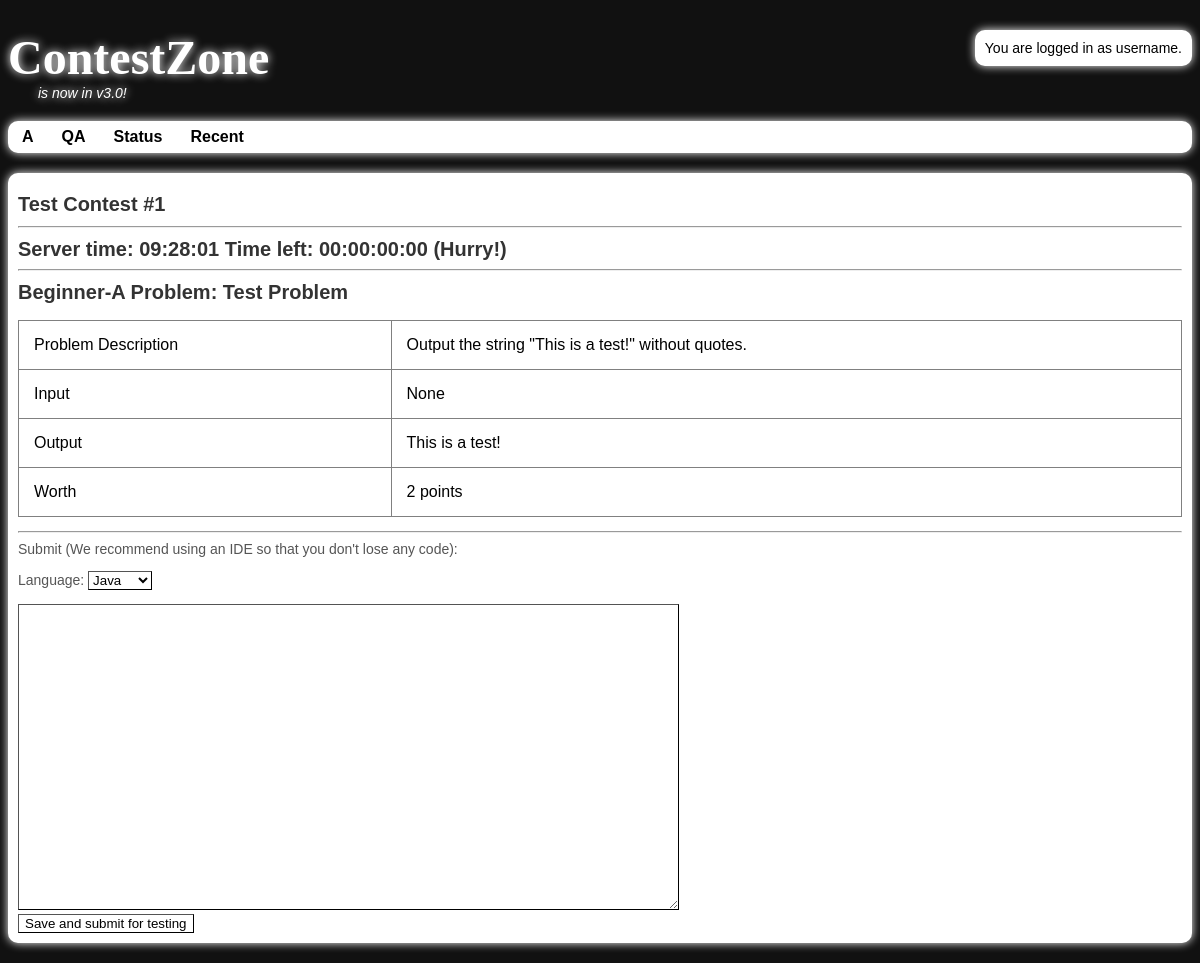
The app's page /?module=Problem&d=B1 with its own data.
### tables this page shows
CREATE TABLE IF NOT EXISTS `problems_tb11` (
  `problem_id` int(10) NOT NULL AUTO_INCREMENT,
  `author_id` int(10) NOT NULL,
  `contest_id` int(10) NOT NULL,
  `problem_name` varchar(64) NOT NULL,
  `problem_type` varchar(2) NOT NULL,
  `points` int(10) NOT NULL,
  `code` text NOT NULL,
  `statement` text NOT NULL,
  PRIMARY KEY (`problem_id`)
);

### mysqlLogin.php (called while the page is built, shortened)
<?php
function mysql_login($num) {
	$mysql_username = 'root';
	$mysql_password = 'pass';
	$result = mysql_connect('localhost', $mysql_username, $mysql_password);
	return $result;
}
?>

### loadproblem.php (the view, shortened to what this page needs)
<?php
global $problemTypeCurrent;
$contestID = $_SESSION['contest_id'];
require_once('mysqlLogin.php');
if(mysql_login(9)) {
$query = "SELECT problems_tb11.statement, problems_tb11.problem_name FROM contests_tb11, problems_tb11 WHERE contests_tb11.contest_id=".$contestID." AND problems_tb11.problem_id=contests_tb11.problem_".$problemTypeCurrent."_id;";
$result = mysql_query($query);
if($result) {
	$problem_statements = mysql_fetch_array($result);
}
$query = "SELECT submissions_tb11.code, submissions_tb11.language FROM contests_tb11, submissions_tb11, users_tb11 WHERE contests_tb11.contest_id=".$contestID." AND users_tb11.username='".$_SESSION['user']."' AND users_tb11.id=submissions_tb11.author_id AND submissions_tb11.contest_id=contests_tb11.contest_id AND submissions_tb11.problem_type='".$problemTypeCurrent."' ORDER BY submissions_tb11.time_submitted DESC LIMIT 5;";
$result = mysql_query($query);
if($result)
	$submissions = mysql_fetch_array($result);
else $submissions = array(0 => "", "");
$language = $submissions[1];
$j = (strcmp($language, "Java") === 0) ? "selected='selected'" : "";
$c = (strcmp($language, "C++") === 0) ? "selected='selected'" : "";
$p = (strcmp($language, "Python") === 0) ? "selected='selected'" : "";
$problem = array("B1" => "Beginner-A", "B2" => "Beginner-B", "B3" => "Beginner-C", "B4" => "Beginner-D", "B5" => "Beginner-E"
		, "B6" => "Beginner-F", "B7" => "Beginner-G", "B8" => "Beginner-H", "B9" => "Beginner-I", "BA" => "Beginner-J"
		, "BB" => "Beginner-K", "BC" => "Beginner-L"
		, "A1" => "Advanced-A", "A2" => "Advanced-B", "A3" => "Advanced-C", "A4" => "Advanced-D", "A5" => "Advanced-E"
		, "A6" => "Advanced-F", "A7" => "Advanced-G", "A8" => "Advanced-H", "A9" => "Advanced-I", "AA" => "Advanced-J"
		, "AB" => "Advanced-K", "AC" => "Advanced-L");
echo "<h2>".$problem[$problemTypeCurrent]." Problem: ".$problem_statements[1]."</h2>";
if(!trim($problem_statements[0])) {
echo "<br /><p>sorry, this problem does not exist.</p>";
}
else {
echo "<form action='./?&module=Grade&d=".$problemTypeCurrent."' method='post'><p id='showproblem'>".trim($problem_statements[0])."</p>
<hr /><p>Submit (We recommend using an IDE so that you don't lose any code):</p>
<p>Language:
<select name='language'>
	<option value='Java' ".$j." >Java</option>
	<option value='C++' ".$c." >C++</option>
	<option value='Python' ".$p." >Python</option>
</select></p>
<textarea name='submission' rows='20' cols='80'>".stripslashes(htmlentities($submissions[0], ENT_COMPAT, 'utf-8'))."</textarea><br /><input type='submit' value='Save and submit for testing'></input></form>";
}
}
?>

### index.php (shortened to what this page needs)
<!DOCTYPE html>
<html>
	<head>
		<link rel="stylesheet" href="contest_style.css" type="text/css">
	</head>
	<body>
		<div id="wrapper">
			<aside class="shift_right" id="login_box">
				<?php
					echo "<div id='log_box'>";
					if($_SESSION["user"]) {
						$id = $_SESSION["id"];
						if($id) {
							echo "You are logged in as ".$_SESSION["user"].".";
						}
						else {
							echo "Web error #5. Please contact the webmaster.";
						}
					}
					else
						echo "You are not logged in.";
					echo "</div>";
				?>
			</aside>
			<header>
				<h1><a href="./">ContestZone</a></h1>
				<p id="description">
					is now in v3.0!
				</p>
				<nav>
					<ul>
<?php
						require_once('mysqlLogin.php');
						if(mysql_login(8)) {
							$query = "SELECT level from contest_setup_tb11 WHERE contest_id = ".$_SESSION['contest_id']." AND user_id = ".$_SESSION["id"];
							$result = mysql_query($query);
							$arr = mysql_fetch_array($result);
							$level = $arr[0];
							$contestInSession = $_SESSION["contest_id"];
							$letters = '_ABCDEFGHIJKL';
							$codes = '0123456789ABC';
							if($level === "B" && $contestInSession) {
								for($i = 1; $i <= $_SESSION['num_problems']; $i++)
									echo '<li><a href="./?module=Problem&amp;d=B'.$codes{$i}.'">'.$letters{$i}.'</a></li>';
							}
							else if($contestInSession) {
								for($i = 1; $i <= $_SESSION['num_problems']; $i++)
									echo '<li><a href="./?module=Problem&amp;d=A'.$codes{$i}.'">'.$letters{$i}.'</a></li>';
							}
							echo '<li><a href="./?module=Page&d=QA" style="">QA</a></li><li><a href="./?module=Page&d=Status">Status</a></li><li><a href="./?module=Page&d=Codes">Recent</a></li>';
						}
?>
					</ul>
				</nav>
			</header>
			<section id="main_section">
				<div id="content_center"><?php
						echo "<h2>".$_SESSION['contest_name'];
						?>
						<hr />
						<span id='server_time'>Server time: </span>
						<span id='time_left'></span>
						<?php
						echo "</h2><hr />";
						if(isset($_GET['module'])) {
                            $mod = $_GET['module'];
                        }
                        else {
                            $mod = '';
                        }
						switch($mod) {
							case "Problem":
								$problemTypeCurrent = $_GET['d'];
								require('./loadproblem.php');
								break;
						}
					?>
				</div>
			</section>
		</div>
	</body>
</html>

### contest_style.css (style rules this page uses)
#main_section { height:100%; width:100%; }
#wrapper { margin-top:30px; margin-left:auto; margin-right:auto; min-width:730px; max-width:1200px; }
#wrapper > section { margin-bottom: 0px; }
#content_center { background-color:#fff; padding:10px; margin-bottom:20px; height:inherit; border-radius:10px; -moz-border-radius:10px; box-shadow: 0px 0px 10px #fff; }
#description { font-family:Arial, Helvetica, sans-serif; margin: 0 0 0 30px; font-style:italic; color:#fff; text-shadow: 0px 0px 10px #fff; }
#log_box { font-family:Arial, Helvetica, sans-serif; background:#fff; font-size:14px; padding:10px; display:inline-block; position:relative; box-shadow: 0px 0px 10px #fff; border-radius:10px; }
#showproblem { font-family:Arial, Helvetica, sans-serif; font-size:16px; }
.shift_right { float:right; }
h1 > a { color:#fff; text-shadow: 0px 0px 10px #fff; text-decoration:none; font-size:48px; }
body { background-position:-130px 0px; background-repeat:repeat-x; background-color:#111; }
h1 { font-family:Orbitron-Regular, Orbitron-RegularIE; margin:0px; font-size:48px; color:#fff; min-width:500px; }
h2 { margin: 10px 0 0; font-family:Arial, Helvetica, sans-serif; font-size:20px; color:#333; text-shadow:0px 1px 0px #fff; position:relative; }
p { font-family:Arial, Helvetica, sans-serif; padding: 0; font-size:14px; color:#555; margin-top:0px; }
nav > ul { background-color:#fff; border-radius:10px; -moz-border-radius:10px; margin: 20px 0px 20px 0px; padding: 0; list-style-type:none; box-shadow:0px 0px 10px #fff; }
nav > ul > li { padding:7px; font-size:16px; display:inline-block; }
nav > ul > li > a { padding:7px; font-size:16px; font-family:Arial, Helvetica, sans-serif; text-decoration:none; font-weight:bold; color:#000; }
ul { margin-top:0px; list-style-type:none; }
li { color:#555; font-size:16px; }
table { font-family:Arial, Helvetica, sans-serif; border-collapse:collapse; width:100%; }
table tr td { padding: 15px; margin: 10px; text-align:center; }
input, select, textarea { border:1px outset black; background-color: white; }

### records on screen
problems_tb11: problem_name "Test Problem", statement "Problem Description Output the string \"This is a test!\" without quotes. Input None Output This is a test! Worth 2 points"

### other values on screen
$_SESSION["user"] "username"
$letters{$i} "A"
$_SESSION['contest_name'] "Test Contest #1"
$problem[$problemTypeCurrent] "Beginner-A"
